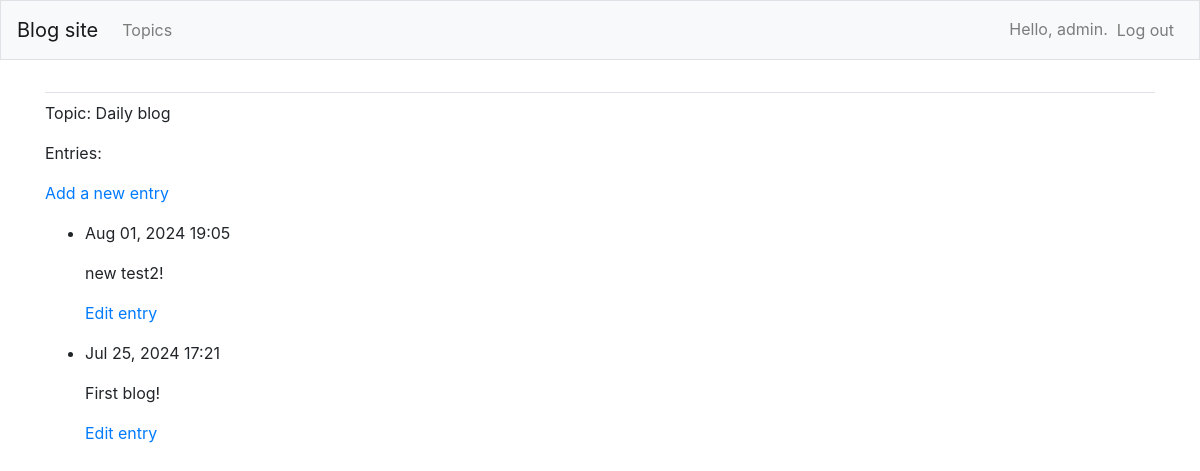
Screenshot of /topic/1/ (signed in) with the database file from the repository.
### blog_site/models.py (models this page shows, shortened)
class Topic(models.Model):
    text = models.CharField(max_length=200)
    date_added = models.DateTimeField(auto_now_add=True)
    owner = models.ForeignKey(User, on_delete=models.CASCADE)
    def __str__(self):
        return self.text

class Entry(models.Model):
    topic = models.ForeignKey(Topic, on_delete=models.CASCADE)
    text = models.TextField()
    date_added = models.DateTimeField(auto_now_add=True)
    class Meta:
        verbose_name_plural = 'entries'

### blog_site/views.py (the view)
# urls.py: path('topic/<int:topic_id>/', views.topic, name='topic'),
@login_required
def topic(request, topic_id):
    topic = Topic.objects.get(id=topic_id)
    if topic.owner != request.user:
        raise Http404
    entries = topic.entry_set.order_by('-date_added')
    context = {'topic':topic, 'entries':entries}
    return render(request, 'blog_site/topic.html', context)

### blog_site/templates/blog_site/topic.html
{% extends "blog_site/base.html" %}
{% block content%}
    <p>Topic: {{ topic }}</p>
    <p>Entries:</p>
    <p>
        <a href="{% url 'blog_site:new_entry' topic.id %}">Add a new entry</a>
    </p>
    <ul>
        {% for entry in entries %}
            <li>
                <p>{{ entry.date_added | date:' M d, Y H:i'}}</p>
                <p>{{ entry.text | linebreaks}}</p>
                <p>
                    <a href= "{% url 'blog_site:edit_entry' entry.id %}">Edit entry</a>
                </p>
            </li>
        {% empty %}
            <li>There are no entries for this topic yet</li>
        {% endfor %}
    </ul>
{% endblock content %}

### blog_site/templates/blog_site/base.html (shortened to what this page needs)
{% load bootstrap4 %}
<!doctype html>
<html lang="en">
    <head>
        {% bootstrap_css %}
    </head>
    <body>
        <nav class="navbar navbar-expand-md navbar-light bg-light mb-4 border">
            <a class = "navbar-brand" href="{% url 'blog_site:index' %}">Blog site</a>
            <div class = "collapse navbar-collapse" id="navbarCollapse">
                <ul class="navbar-nav mr-auto">
                    <li class="nav-item">
                        <a class="nav-link" href="{% url 'blog_site:topics' %}">Topics</a>
                    </li>
                </ul>
                <ul class ="navbar-nav ml-auto">
                    {% if user.is_authenticated %}
                        <li class="nav-item">
                            <span class="navbar-text">Hello, {{ user.username }}.</span>
                        </li>
                        <li class="nav-item">
                            <form method="POST" action="{% url 'users:logout' %}">
                                <button type="submit" class="btn btn-link nav-link">Log out</button>
                            </form>
                        </li>
                    {% endif %}
                </ul>
            </div>
        </nav>
        <main role="main" class="container">
            <div class="pb-2 mb-2 border-bottom">
            </div>
            <div>
                {% block content %}{% endblock content %}
            </div>
        </main>
    </body>
</html>

### rows the page displays
Topic: text "Daily blog"
Entry: date_added "Aug 01, 2024 19:05", text "new test2!"
Entry: date_added "Jul 25, 2024 17:21", text "First blog!"

### other values shown
{{ user.username }} "admin"
